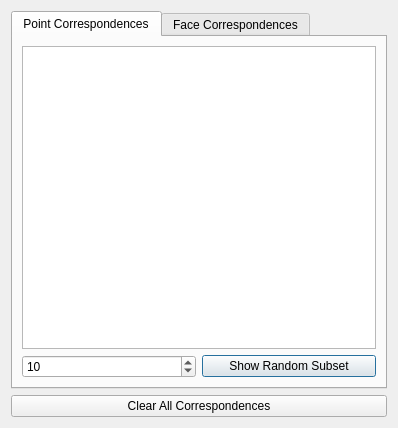
<?xml version="1.0" encoding="UTF-8"?>
<ui version="4.0">
 <class>CorrespondenceWindow</class>
 <widget class="QDialog" name="CorrespondenceWindow">
  <property name="geometry">
   <rect>
    <x>0</x>
    <y>0</y>
    <width>398</width>
    <height>428</height>
   </rect>
  </property>
  <property name="windowTitle">
   <string>Correspondences</string>
  </property>
  <layout class="QVBoxLayout" name="verticalLayout">
   <item>
    <widget class="QTabWidget" name="tabWidget">
     <property name="currentIndex">
      <number>0</number>
     </property>
     <widget class="QWidget" name="tab_points">
      <attribute name="title">
       <string>Point Correspondences</string>
      </attribute>
      <layout class="QVBoxLayout" name="verticalLayout_3">
       <item>
        <layout class="QVBoxLayout" name="verticalLayout_2">
         <item>
          <widget class="QListWidget" name="listPoints"/>
         </item>
         <item>
          <layout class="QHBoxLayout" name="horizontalLayout">
           <property name="topMargin">
            <number>0</number>
           </property>
           <item>
            <widget class="QSpinBox" name="spinBoxRandomPoints">
             <property name="minimum">
              <number>1</number>
             </property>
             <property name="maximum">
              <number>1000</number>
             </property>
             <property name="value">
              <number>10</number>
             </property>
            </widget>
           </item>
           <item>
            <widget class="QPushButton" name="randomSetPoints">
             <property name="text">
              <string>Show Random Subset</string>
             </property>
            </widget>
           </item>
          </layout>
         </item>
        </layout>
       </item>
      </layout>
     </widget>
     <widget class="QWidget" name="tab_corr">
      <attribute name="title">
       <string>Face Correspondences</string>
      </attribute>
      <layout class="QVBoxLayout" name="verticalLayout_5">
       <item>
        <layout class="QVBoxLayout" name="verticalLayout_4">
         <item>
          <widget class="QListWidget" name="listFaces"/>
         </item>
         <item>
          <layout class="QHBoxLayout" name="horizontalLayout_2">
           <property name="topMargin">
            <number>10</number>
           </property>
           <item>
            <widget class="QSpinBox" name="spinBoxFaceNumber">
             <property name="minimum">
              <number>1</number>
             </property>
             <property name="maximum">
              <number>1000</number>
             </property>
             <property name="value">
              <number>10</number>
             </property>
            </widget>
           </item>
           <item>
            <widget class="QPushButton" name="randomSetFaces">
             <property name="text">
              <string>Show Random Subset</string>
             </property>
            </widget>
           </item>
          </layout>
         </item>
        </layout>
       </item>
      </layout>
     </widget>
    </widget>
   </item>
   <item>
    <widget class="QPushButton" name="clearButton">
     <property name="text">
      <string>Clear All Correspondences</string>
     </property>
    </widget>
   </item>
  </layout>
 </widget>
 <resources/>
 <connections/>
</ui>
